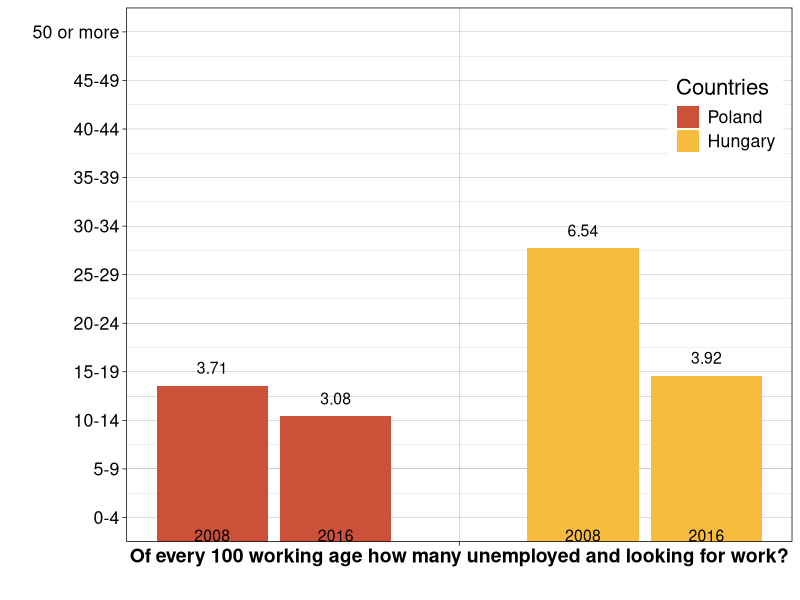
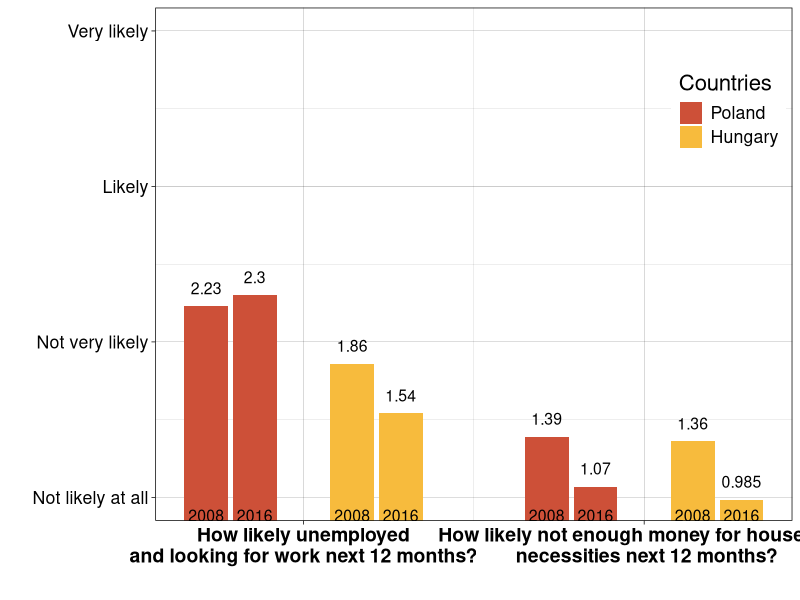

These figures' R source, in order:

######################
# Plotting functions
# YOU CAN IGNORE THIS PART
######################

install.packages("ggplot2")
library(ggplot2)

colors <- c("#cd5038","#f7bb3d")
countries <- c("Poland", "Hungary")

# Labels, the labels for the individual bars (vector)
# Grouplabels, the labels for each group of bars (vector)
# yLabels, labels for the y axis (vector)
# Data, the data for all bars (vector)
# y, min and max value for y axis (vector)
barPlot <- function(labels, groupLabels, yLabels, data, y) {
  nQuestions <- length(groupLabels)
  
  # Data points per country per question
  nDataPCPQ <- (length(data)/length(countries))/nQuestions
  
  df <- data.frame(
    x=labels,
    y=data,
    Countries=
      rep(
        c(
          rep(countries[1], nDataPCPQ),
          rep(countries[2], nDataPCPQ)
        ), nQuestions)
  )
  
  df$Countries <- factor(df$Countries, levels=unique(df$Countries))

  groupStarts <- seq(1, 1 + (7 * ((length(data)/4)-1)), by=7)
  xSeq <- unlist(lapply(groupStarts, FUN=function(x){c(unlist(seq(from=x, to=x+1, by=1)), unlist(seq(from=x+3, to=x+4, by=1)))}))
  iGroups <- 1:length(groupStarts)
  xGroups <- unlist(lapply(iGroups, FUN=function(x){mean(xSeq[(1 + (4*(x-1))):(4 + (4*(x-1)))])}))
  
  ggplot(data=transform(df, x=xSeq), aes(x=x, y=y, fill=Countries)) +
    geom_histogram(stat = "identity") + labs(x="", y="") +
    scale_x_discrete(breaks = NULL) +
    geom_text(aes(x=xSeq, y=df$y, label=df$y), vjust=-1, size=4, color="Black") +
    geom_text(aes(x=xSeq, y=1, label=labels), vjust=2, size=4, color="Black") +
    scale_x_continuous(breaks=xGroups, labels=groupLabels) +
    scale_y_continuous(breaks=c(y[1]:y[2]), labels=yLabels) +
    coord_cartesian(ylim = y) +
    theme_linedraw() +
    theme(
      text = element_text(size=16, color="Black"),
      axis.text.x=element_text(size=14, color="Black", face="bold"),
      legend.position=c(0.9,0.8)
    ) +
    scale_fill_manual(values=colors)
}

## question 1
labels <- rep(c(2008, 2016), 2)
questions <- c("Of every 100 working age how many unemployed and looking for work?")
possibleAnswers <- c("0-4", "5-9", "10-14", "15-19", "20-24", "25-29", "30-34", "35-39", "40-44", "45-49", "50 or more")

pl <- c(3.71, 3.08)
hu <- c(6.54, 3.92)
data <- c(pl, hu)

barPlot(labels, questions, possibleAnswers, data, y=c(1,11))

## question 2 & 3
labels <- rep(c(2008, 2016), 4)
questions <- c("How likely unemployed\nand looking for work next 12 months?", "How likely not enough money for household \n necessities next 12 months?")
possibleAnswers <- c("Not likely at all", "Not very likely", "Likely", "Very likely")

data <- c(2.23, 2.3, 1.86, 1.54, 1.39, 1.07, 1.36, 0.985)

barPlot(labels, questions, possibleAnswers, data, y=c(1,4))
